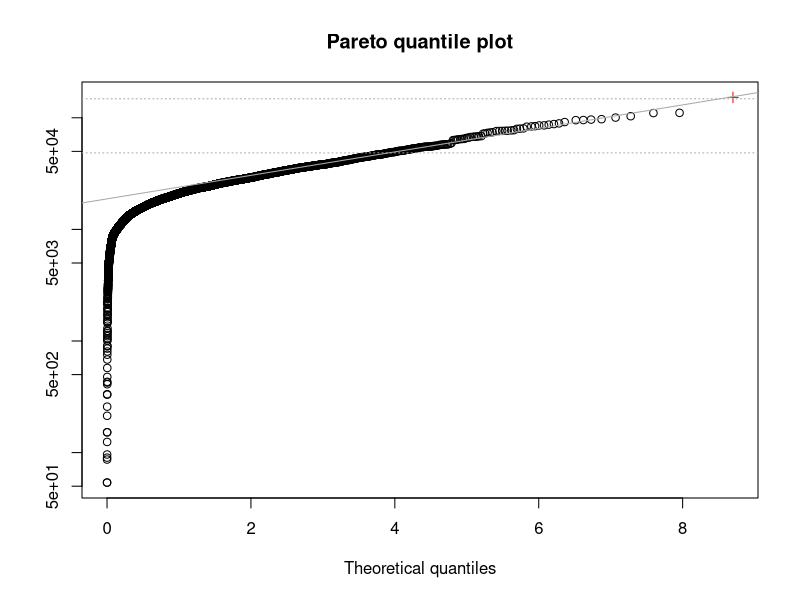

Here is the R script that generated this plot:
library(laeken)


### Name: plot.paretoTail
### Title: Diagnostic plot for the Pareto tail model
### Aliases: plot.paretoTail
### Keywords: hplot

### ** Examples

data(eusilc)

# estimate threshold
ts <- paretoScale(eusilc$eqIncome, w = eusilc$db090,
    groups = eusilc$db030)

# estimate shape parameter
fit <- paretoTail(eusilc$eqIncome, k = ts$k,
    w = eusilc$db090, groups = eusilc$db030)

# produce plot
plot(fit)
